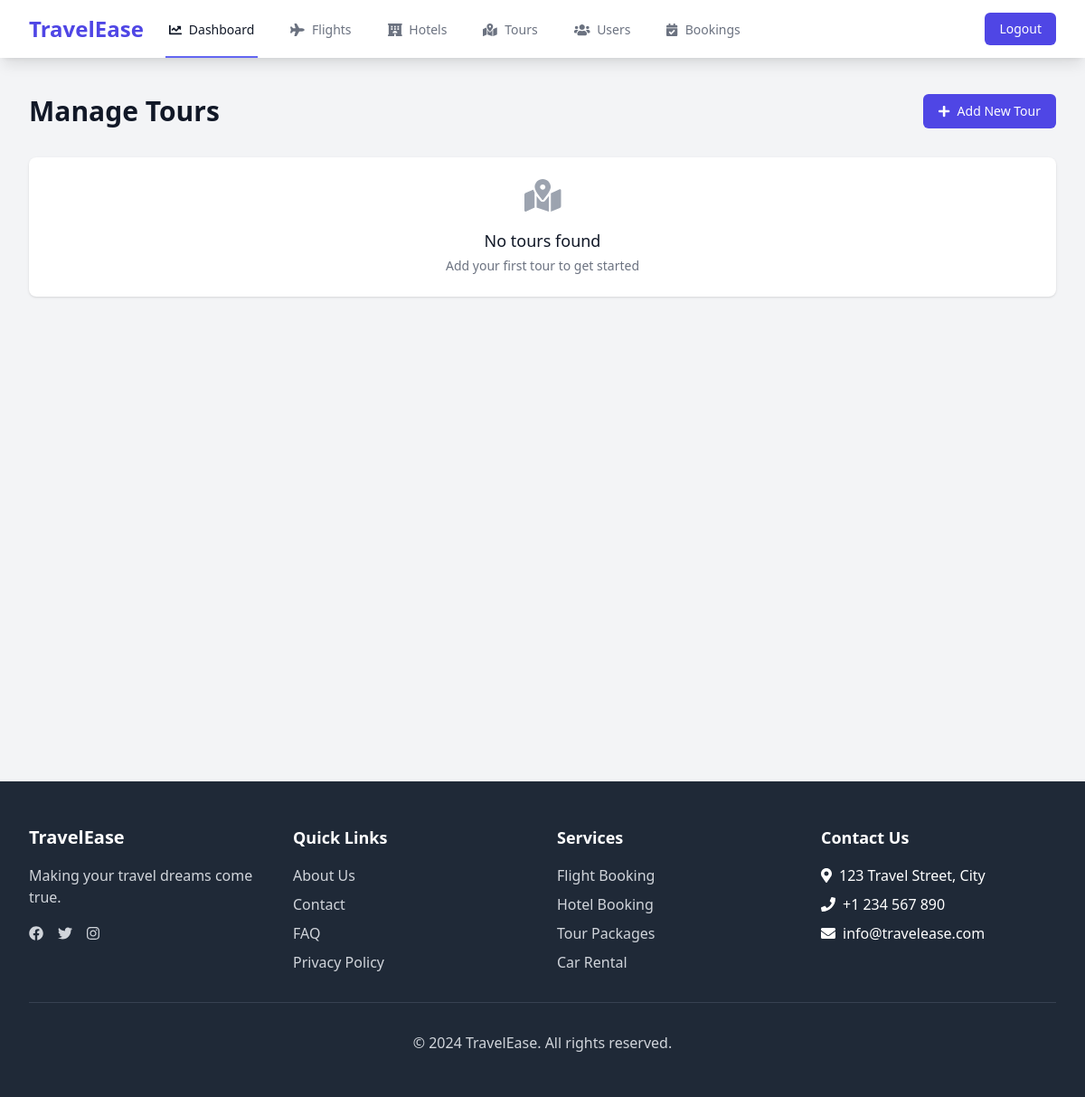
The app's page /manage/tours/ (signed in), older data.
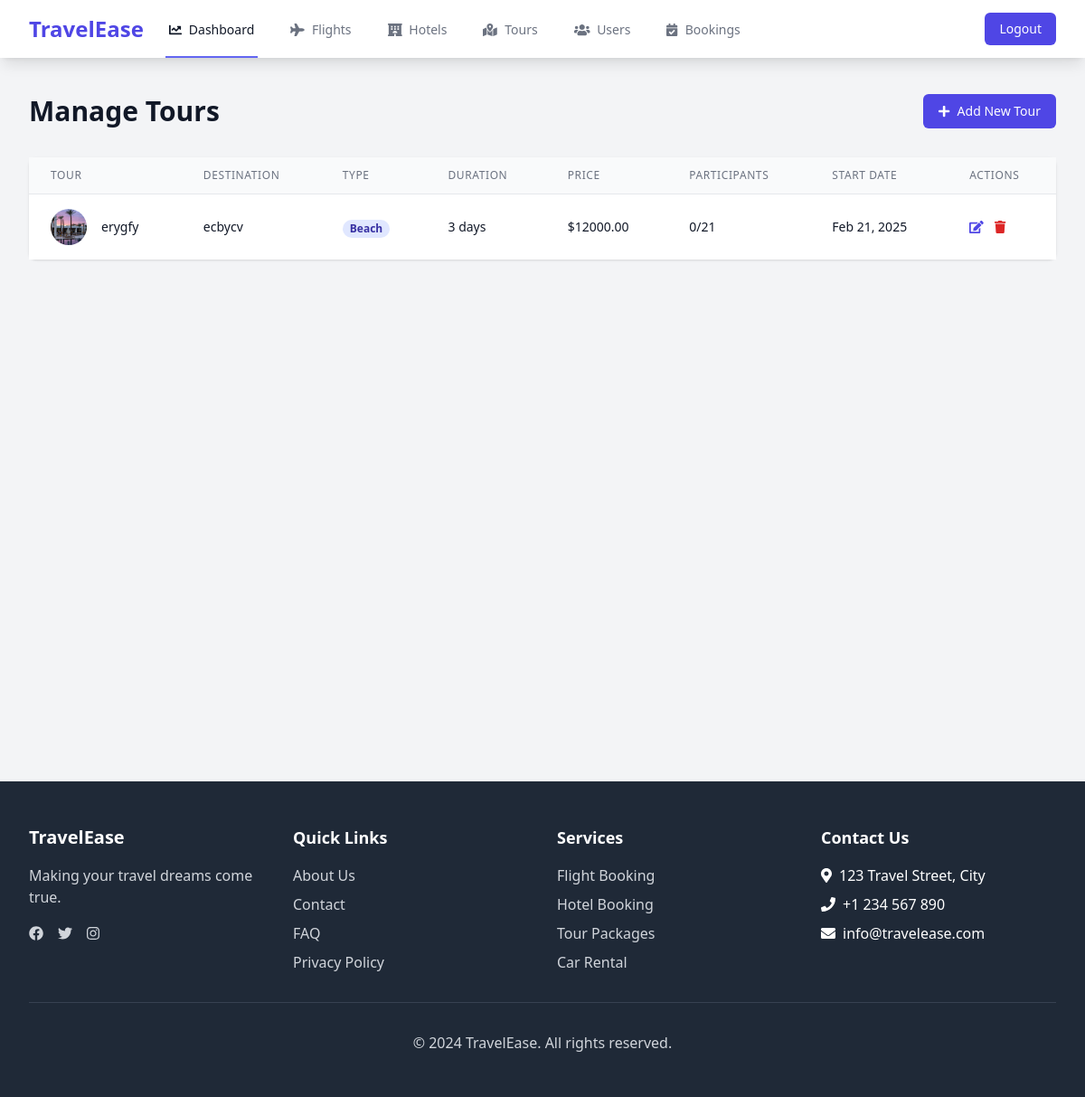
The same page, newer data.
### core/models.py (models this page shows, shortened)
class Tour(models.Model):
    ADVENTURE = 'adventure'
    CULTURAL = 'cultural'
    BEACH = 'beach'
    CITY = 'city'
    TOUR_TYPE_CHOICES = [
        (ADVENTURE, 'Adventure'),
        (CULTURAL, 'Cultural'),
        (BEACH, 'Beach'),
        (CITY, 'City Tours'),
    ]
    name = models.CharField(max_length=200)
    destination = models.CharField(max_length=200)
    description = models.TextField()
    duration_days = models.IntegerField()
    price = models.DecimalField(max_digits=10, decimal_places=2)
    tour_type = models.CharField(max_length=10, choices=TOUR_TYPE_CHOICES, default=CULTURAL)
    max_participants = models.IntegerField()
    current_participants = models.IntegerField(default=0)
    start_date = models.DateField()
    end_date = models.DateField()
    included_services = models.TextField()
    created_at = models.DateTimeField(auto_now_add=True)
    updated_at = models.DateTimeField(auto_now=True)
    class Meta:
        ordering = ['start_date']

class TourImage(models.Model):
    tour = models.ForeignKey('Tour', related_name='images', on_delete=models.CASCADE)
    image = models.ImageField(upload_to='tour_images/')
    created_at = models.DateTimeField(auto_now_add=True)
    class Meta:
        ordering = ['created_at']

### core/views.py (the view)
# urls.py: path('manage/tours/', views.manage_tours, name='manage_tours'),
@login_required
def manage_tours(request):
    if not request.user.role == 'admin':
        messages.error(request, 'You do not have permission to access this page.')
        return redirect('dashboard')
    tours = Tour.objects.all().order_by('-created_at')
    return render(request, 'dashboard/manage_tours.html', {'tours': tours})

### templates/dashboard/manage_tours.html (shortened to what the changed rows need)
{% extends 'base.html' %}
{% load static %}
{% block content %}
<div class="min-h-screen bg-gray-100">
    <div class="py-10">
        <header>
            <div class="max-w-7xl mx-auto px-4 sm:px-6 lg:px-8">
                <div class="flex justify-between items-center">
                    <h1 class="text-3xl font-bold leading-tight text-gray-900">Manage Tours</h1>
                </div>
            </div>
        </header>
        <main>
            <div class="max-w-7xl mx-auto sm:px-6 lg:px-8">
                <div class="mt-8">
                    <div class="bg-white shadow sm:rounded-lg">
                        {% if tours %}
                            <div class="overflow-x-auto">
                                <table class="min-w-full divide-y divide-gray-200">
                                    <thead class="bg-gray-50">
                                        <tr>
                                            <th scope="col" class="px-6 py-3 text-left text-xs font-medium text-gray-500 uppercase tracking-wider">Tour</th>
                                            <th scope="col" class="px-6 py-3 text-left text-xs font-medium text-gray-500 uppercase tracking-wider">Destination</th>
                                            <th scope="col" class="px-6 py-3 text-left text-xs font-medium text-gray-500 uppercase tracking-wider">Type</th>
                                            <th scope="col" class="px-6 py-3 text-left text-xs font-medium text-gray-500 uppercase tracking-wider">Duration</th>
                                            <th scope="col" class="px-6 py-3 text-left text-xs font-medium text-gray-500 uppercase tracking-wider">Price</th>
                                            <th scope="col" class="px-6 py-3 text-left text-xs font-medium text-gray-500 uppercase tracking-wider">Participants</th>
                                            <th scope="col" class="px-6 py-3 text-left text-xs font-medium text-gray-500 uppercase tracking-wider">Start Date</th>
                                            <th scope="col" class="px-6 py-3 text-left text-xs font-medium text-gray-500 uppercase tracking-wider">Actions</th>
                                        </tr>
                                    </thead>
                                    <tbody class="bg-white divide-y divide-gray-200">
                                        {% for tour in tours %}
                                            <tr>
                                                <td class="px-6 py-4 whitespace-nowrap">
                                                    <div class="flex items-center">
                                                        {% if tour.images.all %}
                                                            <div class="flex-shrink-0 h-10 w-10">
                                                                <img class="h-10 w-10 rounded-full object-cover" src="{{ tour.images.first.image.url }}" alt="{{ tour.name }}">
                                                            </div>
                                                        {% else %}
                                                            <div class="flex-shrink-0 h-10 w-10 rounded-full bg-gray-200 flex items-center justify-center">
                                                                <i class="fas fa-map-marked-alt text-gray-400"></i>
                                                            </div>
                                                        {% endif %}
                                                        <div class="ml-4">
                                                            <div class="text-sm font-medium text-gray-900">{{ tour.name }}</div>
                                                        </div>
                                                    </div>
                                                </td>
                                                <td class="px-6 py-4 whitespace-nowrap text-sm text-gray-900">{{ tour.destination }}</td>
                                                <td class="px-6 py-4 whitespace-nowrap">
                                                    <span class="px-2 inline-flex text-xs leading-5 font-semibold rounded-full bg-indigo-100 text-indigo-800">
                                                        {{ tour.get_tour_type_display }}
                                                    </span>
                                                </td>
                                                <td class="px-6 py-4 whitespace-nowrap text-sm text-gray-900">{{ tour.duration_days }} days</td>
                                                <td class="px-6 py-4 whitespace-nowrap text-sm text-gray-900">${{ tour.price }}</td>
                                                <td class="px-6 py-4 whitespace-nowrap text-sm text-gray-900">
                                                    {{ tour.current_participants }}/{{ tour.max_participants }}
                                                </td>
                                                <td class="px-6 py-4 whitespace-nowrap text-sm text-gray-900">{{ tour.start_date|date:"M d, Y" }}</td>
                                                <td class="px-6 py-4 whitespace-nowrap text-sm font-medium space-x-2">
                                                    <a href="{% url 'edit_tour' tour.id %}" class="text-indigo-600 hover:text-indigo-900">
                                                        <i class="fas fa-edit"></i>
                                                    </a>
                                                    <a href="{% url 'delete_tour' tour.id %}" class="text-red-600 hover:text-red-900" onclick="return confirm('Are you sure you want to delete this tour?')">
                                                        <i class="fas fa-trash"></i>
                                                    </a>
                                                </td>
                                            </tr>
                                        {% endfor %}
                                    </tbody>
                                </table>
                            </div>
                        {% else %}
                            <div class="p-6 text-center">
                                <div class="mb-4">
                                    <i class="fas fa-map-marked-alt text-4xl text-gray-400"></i>
                                </div>
                                <h3 class="text-lg font-medium text-gray-900">No tours found</h3>
                                <p class="mt-1 text-sm text-gray-500">Add your first tour to get started</p>
                            </div>
                        {% endif %}
                    </div>
                </div>
            </div>
        </main>
    </div>
</div>
{% endblock %}

Row changes from the older to the newer data that the page shows:
added Tour: images.first.image (picture), name "erygfy", destination "ecbycv", tour_type "Beach", duration_days "3", price "12000.00", current_participants "0", max_participants "21", start_date "Feb 21, 2025"
Text that changed along with them:
text no longer shown: "No tours found Add your first tour to get started"
text now shown: "TOUR DESTINATION TYPE DURATION PRICE PARTICIPANTS START DATE ACTIONS"
